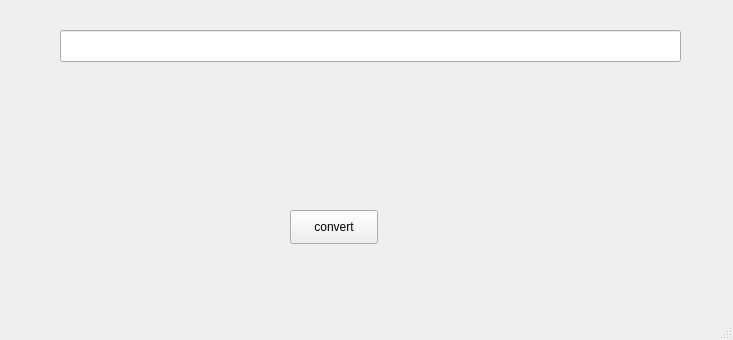
<?xml version="1.0" encoding="UTF-8"?>
<ui version="4.0">
 <class>MainWindow</class>
 <widget class="QMainWindow" name="MainWindow">
  <property name="geometry">
   <rect>
    <x>0</x>
    <y>0</y>
    <width>733</width>
    <height>340</height>
   </rect>
  </property>
  <property name="windowTitle">
   <string>MainWindow</string>
  </property>
  <widget class="QWidget" name="centralwidget">
   <widget class="QLineEdit" name="lineEdit">
    <property name="geometry">
     <rect>
      <x>60</x>
      <y>30</y>
      <width>621</width>
      <height>32</height>
     </rect>
    </property>
   </widget>
   <widget class="QLabel" name="label">
    <property name="geometry">
     <rect>
      <x>60</x>
      <y>90</y>
      <width>621</width>
      <height>18</height>
     </rect>
    </property>
    <property name="text">
     <string/>
    </property>
   </widget>
   <widget class="QPushButton" name="pushButton">
    <property name="geometry">
     <rect>
      <x>290</x>
      <y>210</y>
      <width>88</width>
      <height>34</height>
     </rect>
    </property>
    <property name="text">
     <string>convert</string>
    </property>
   </widget>
   <widget class="QLabel" name="label_2">
    <property name="geometry">
     <rect>
      <x>60</x>
      <y>130</y>
      <width>611</width>
      <height>18</height>
     </rect>
    </property>
    <property name="text">
     <string/>
    </property>
   </widget>
  </widget>
  <widget class="QMenuBar" name="menubar">
   <property name="geometry">
    <rect>
     <x>0</x>
     <y>0</y>
     <width>733</width>
     <height>30</height>
    </rect>
   </property>
  </widget>
  <widget class="QStatusBar" name="statusbar"/>
 </widget>
 <resources/>
 <connections/>
</ui>
